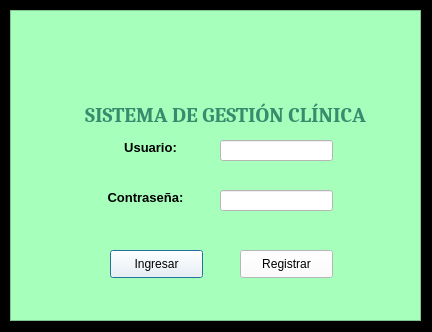
<?xml version="1.0" encoding="UTF-8"?>
<ui version="4.0">
 <class>Dialog</class>
 <widget class="QDialog" name="Dialog">
  <property name="geometry">
   <rect>
    <x>0</x>
    <y>0</y>
    <width>432</width>
    <height>332</height>
   </rect>
  </property>
  <property name="windowTitle">
   <string>Dialog</string>
  </property>
  <property name="styleSheet">
   <string notr="true">background-color: rgb(0, 0, 0);
background-color: rgb(255, 255, 255);</string>
  </property>
  <widget class="QFrame" name="frame">
   <property name="geometry">
    <rect>
     <x>10</x>
     <y>10</y>
     <width>411</width>
     <height>311</height>
    </rect>
   </property>
   <property name="styleSheet">
    <string notr="true">
background-color: rgb(166, 255, 187);</string>
   </property>
   <property name="frameShape">
    <enum>QFrame::StyledPanel</enum>
   </property>
   <property name="frameShadow">
    <enum>QFrame::Raised</enum>
   </property>
   <widget class="QLabel" name="label">
    <property name="geometry">
     <rect>
      <x>100</x>
      <y>130</y>
      <width>81</width>
      <height>16</height>
     </rect>
    </property>
    <property name="font">
     <font>
      <family>Segoe UI</family>
     </font>
    </property>
    <property name="styleSheet">
     <string notr="true">background-color: rgb(166, 255, 187);</string>
    </property>
    <property name="text">
     <string>&lt;html&gt;&lt;head/&gt;&lt;body&gt;&lt;p align=&quot;center&quot;&gt;&lt;span style=&quot; font-size:10pt; font-weight:600;&quot;&gt;Usuario:&lt;/span&gt;&lt;/p&gt;&lt;/body&gt;&lt;/html&gt;</string>
    </property>
   </widget>
   <widget class="QLabel" name="label_2">
    <property name="geometry">
     <rect>
      <x>90</x>
      <y>180</y>
      <width>91</width>
      <height>16</height>
     </rect>
    </property>
    <property name="font">
     <font>
      <family>Segoe UI</family>
     </font>
    </property>
    <property name="styleSheet">
     <string notr="true">background-color: rgb(166, 255, 187);</string>
    </property>
    <property name="text">
     <string>&lt;html&gt;&lt;head/&gt;&lt;body&gt;&lt;p align=&quot;center&quot;&gt;&lt;span style=&quot; font-size:10pt; font-weight:600;&quot;&gt;Contraseña:&lt;/span&gt;&lt;/p&gt;&lt;/body&gt;&lt;/html&gt;</string>
    </property>
   </widget>
   <widget class="QLabel" name="label_3">
    <property name="geometry">
     <rect>
      <x>60</x>
      <y>90</y>
      <width>311</width>
      <height>31</height>
     </rect>
    </property>
    <property name="font">
     <font>
      <family>Cambria</family>
      <pointsize>17</pointsize>
      <weight>50</weight>
      <italic>false</italic>
      <bold>false</bold>
      <underline>false</underline>
      <strikeout>false</strikeout>
     </font>
    </property>
    <property name="cursor">
     <cursorShape>PointingHandCursor</cursorShape>
    </property>
    <property name="text">
     <string>&lt;html&gt;&lt;head/&gt;&lt;body&gt;&lt;p align=&quot;center&quot;&gt;&lt;span style=&quot; font-size:16pt; font-weight:600; color:#388c6d;&quot;&gt;SISTEMA DE GESTIÓN CLÍNICA&lt;/span&gt;&lt;/p&gt;&lt;/body&gt;&lt;/html&gt;</string>
    </property>
   </widget>
   <widget class="QPushButton" name="LoginBottom">
    <property name="geometry">
     <rect>
      <x>100</x>
      <y>240</y>
      <width>93</width>
      <height>28</height>
     </rect>
    </property>
    <property name="styleSheet">
     <string notr="true">background-color: rgb(255, 255, 255);
border-color: rgb(0, 0, 0);</string>
    </property>
    <property name="text">
     <string>Ingresar</string>
    </property>
   </widget>
   <widget class="QPushButton" name="botonregistro">
    <property name="geometry">
     <rect>
      <x>230</x>
      <y>240</y>
      <width>93</width>
      <height>28</height>
     </rect>
    </property>
    <property name="styleSheet">
     <string notr="true">background-color: rgb(255, 255, 255);</string>
    </property>
    <property name="text">
     <string>Registrar</string>
    </property>
   </widget>
   <widget class="QLineEdit" name="password">
    <property name="geometry">
     <rect>
      <x>210</x>
      <y>180</y>
      <width>113</width>
      <height>21</height>
     </rect>
    </property>
    <property name="styleSheet">
     <string notr="true">background-color: rgb(255, 255, 255);
font: 10pt &quot;Segoe UI&quot;;</string>
    </property>
   </widget>
   <widget class="QLineEdit" name="user">
    <property name="geometry">
     <rect>
      <x>210</x>
      <y>130</y>
      <width>113</width>
      <height>21</height>
     </rect>
    </property>
    <property name="styleSheet">
     <string notr="true">background-color: rgb(255, 255, 255);
font: 10pt &quot;Segoe UI&quot;;
</string>
    </property>
   </widget>
   <widget class="QLabel" name="label_4">
    <property name="geometry">
     <rect>
      <x>140</x>
      <y>10</y>
      <width>141</width>
      <height>71</height>
     </rect>
    </property>
    <property name="styleSheet">
     <string notr="true">
image: url(:/imagenes/imagenes/Family-Health-Care-Clinic-825x510.png);</string>
    </property>
    <property name="text">
     <string/>
    </property>
   </widget>
  </widget>
  <widget class="QFrame" name="frame_2">
   <property name="geometry">
    <rect>
     <x>-1</x>
     <y>-11</y>
     <width>451</width>
     <height>351</height>
    </rect>
   </property>
   <property name="styleSheet">
    <string notr="true">background-color: rgb(0, 0, 0);</string>
   </property>
   <property name="frameShape">
    <enum>QFrame::StyledPanel</enum>
   </property>
   <property name="frameShadow">
    <enum>QFrame::Raised</enum>
   </property>
  </widget>
  <zorder>frame_2</zorder>
  <zorder>frame</zorder>
 </widget>
 <resources>
  <include location="resources_from_qt.qrc"/>
 </resources>
 <connections/>
</ui>
